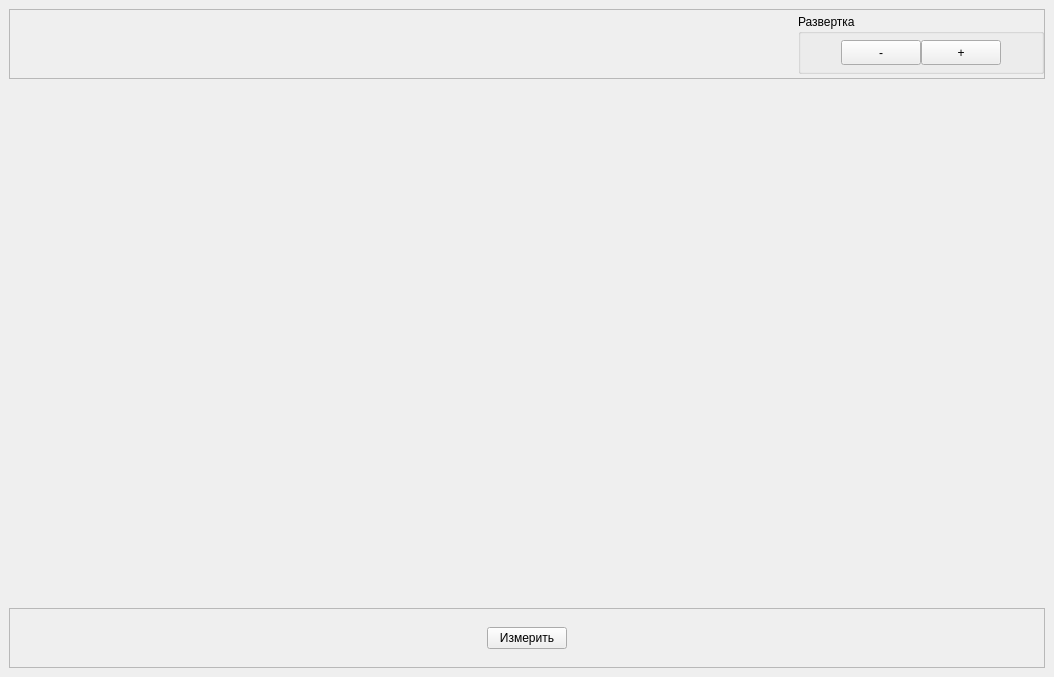
<?xml version="1.0" encoding="UTF-8"?>
<ui version="4.0">
 <class>WidgetVMTSetup</class>
 <widget class="QWidget" name="WidgetVMTSetup">
  <property name="geometry">
   <rect>
    <x>0</x>
    <y>0</y>
    <width>1054</width>
    <height>677</height>
   </rect>
  </property>
  <property name="windowTitle">
   <string>Form</string>
  </property>
  <layout class="QVBoxLayout" name="verticalLayout">
   <property name="spacing">
    <number>6</number>
   </property>
   <property name="leftMargin">
    <number>9</number>
   </property>
   <property name="topMargin">
    <number>9</number>
   </property>
   <property name="rightMargin">
    <number>9</number>
   </property>
   <property name="bottomMargin">
    <number>9</number>
   </property>
   <item>
    <widget class="QFrame" name="frame">
     <property name="maximumSize">
      <size>
       <width>16777215</width>
       <height>70</height>
      </size>
     </property>
     <property name="frameShape">
      <enum>QFrame::StyledPanel</enum>
     </property>
     <property name="frameShadow">
      <enum>QFrame::Raised</enum>
     </property>
     <layout class="QHBoxLayout" name="horizontalLayout">
      <property name="spacing">
       <number>0</number>
      </property>
      <property name="leftMargin">
       <number>0</number>
      </property>
      <property name="topMargin">
       <number>0</number>
      </property>
      <property name="rightMargin">
       <number>0</number>
      </property>
      <property name="bottomMargin">
       <number>0</number>
      </property>
      <item>
       <spacer name="horizontalSpacer_5">
        <property name="orientation">
         <enum>Qt::Horizontal</enum>
        </property>
        <property name="sizeHint" stdset="0">
         <size>
          <width>40</width>
          <height>20</height>
         </size>
        </property>
       </spacer>
      </item>
      <item>
       <widget class="QLabel" name="labelMain">
        <property name="minimumSize">
         <size>
          <width>400</width>
          <height>0</height>
         </size>
        </property>
        <property name="maximumSize">
         <size>
          <width>700</width>
          <height>60</height>
         </size>
        </property>
        <property name="text">
         <string/>
        </property>
       </widget>
      </item>
      <item>
       <spacer name="horizontalSpacer_6">
        <property name="orientation">
         <enum>Qt::Horizontal</enum>
        </property>
        <property name="sizeHint" stdset="0">
         <size>
          <width>40</width>
          <height>20</height>
         </size>
        </property>
       </spacer>
      </item>
      <item>
       <widget class="QGroupBox" name="groupBox">
        <property name="minimumSize">
         <size>
          <width>200</width>
          <height>60</height>
         </size>
        </property>
        <property name="maximumSize">
         <size>
          <width>250</width>
          <height>60</height>
         </size>
        </property>
        <property name="title">
         <string>Развертка</string>
        </property>
        <layout class="QHBoxLayout" name="horizontalLayout_2">
         <property name="spacing">
          <number>0</number>
         </property>
         <property name="leftMargin">
          <number>0</number>
         </property>
         <property name="topMargin">
          <number>0</number>
         </property>
         <property name="rightMargin">
          <number>0</number>
         </property>
         <property name="bottomMargin">
          <number>0</number>
         </property>
         <item>
          <spacer name="horizontalSpacer_2">
           <property name="orientation">
            <enum>Qt::Horizontal</enum>
           </property>
           <property name="sizeHint" stdset="0">
            <size>
             <width>40</width>
             <height>20</height>
            </size>
           </property>
          </spacer>
         </item>
         <item>
          <widget class="QPushButton" name="zoomOut">
           <property name="minimumSize">
            <size>
             <width>0</width>
             <height>25</height>
            </size>
           </property>
           <property name="maximumSize">
            <size>
             <width>100</width>
             <height>25</height>
            </size>
           </property>
           <property name="text">
            <string>-</string>
           </property>
          </widget>
         </item>
         <item>
          <widget class="QPushButton" name="zoomIn">
           <property name="minimumSize">
            <size>
             <width>0</width>
             <height>25</height>
            </size>
           </property>
           <property name="maximumSize">
            <size>
             <width>100</width>
             <height>25</height>
            </size>
           </property>
           <property name="text">
            <string>+</string>
           </property>
          </widget>
         </item>
         <item>
          <spacer name="horizontalSpacer">
           <property name="orientation">
            <enum>Qt::Horizontal</enum>
           </property>
           <property name="sizeHint" stdset="0">
            <size>
             <width>40</width>
             <height>20</height>
            </size>
           </property>
          </spacer>
         </item>
        </layout>
       </widget>
      </item>
     </layout>
    </widget>
   </item>
   <item>
    <widget class="QCustomPlot" name="plot" native="true">
     <property name="minimumSize">
      <size>
       <width>500</width>
       <height>350</height>
      </size>
     </property>
    </widget>
   </item>
   <item>
    <widget class="QFrame" name="frame_2">
     <property name="maximumSize">
      <size>
       <width>16777215</width>
       <height>60</height>
      </size>
     </property>
     <property name="frameShape">
      <enum>QFrame::StyledPanel</enum>
     </property>
     <property name="frameShadow">
      <enum>QFrame::Raised</enum>
     </property>
     <layout class="QHBoxLayout" name="horizontalLayout_3">
      <property name="spacing">
       <number>0</number>
      </property>
      <property name="leftMargin">
       <number>0</number>
      </property>
      <property name="topMargin">
       <number>0</number>
      </property>
      <property name="rightMargin">
       <number>0</number>
      </property>
      <property name="bottomMargin">
       <number>0</number>
      </property>
      <item>
       <spacer name="horizontalSpacer_3">
        <property name="orientation">
         <enum>Qt::Horizontal</enum>
        </property>
        <property name="sizeHint" stdset="0">
         <size>
          <width>260</width>
          <height>20</height>
         </size>
        </property>
       </spacer>
      </item>
      <item>
       <widget class="QPushButton" name="meteringButton">
        <property name="text">
         <string>Измерить</string>
        </property>
       </widget>
      </item>
      <item>
       <spacer name="horizontalSpacer_4">
        <property name="orientation">
         <enum>Qt::Horizontal</enum>
        </property>
        <property name="sizeHint" stdset="0">
         <size>
          <width>40</width>
          <height>20</height>
         </size>
        </property>
       </spacer>
      </item>
     </layout>
    </widget>
   </item>
  </layout>
 </widget>
 <customwidgets>
  <customwidget>
   <class>QCustomPlot</class>
   <extends>QWidget</extends>
   <header>QCustomPlot/qcustomplot.h</header>
   <container>1</container>
  </customwidget>
 </customwidgets>
 <resources/>
 <connections/>
</ui>
